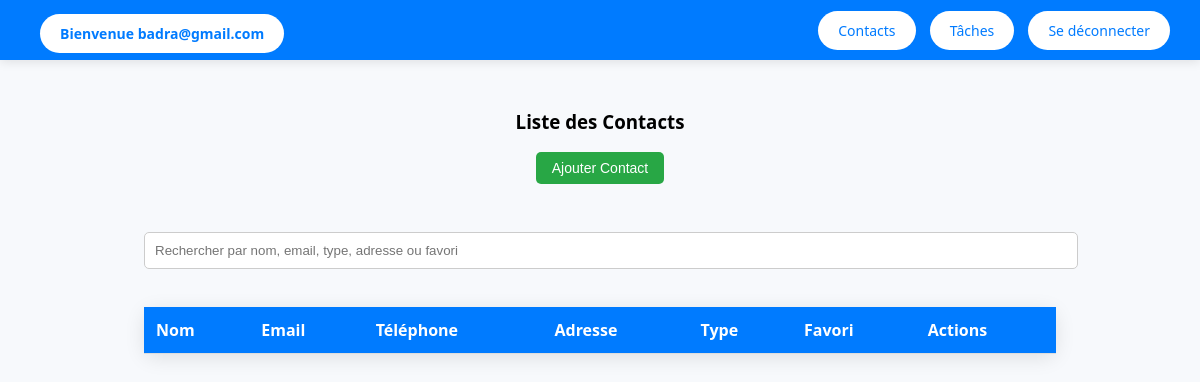
The app's page /contacts (signed in), older data.
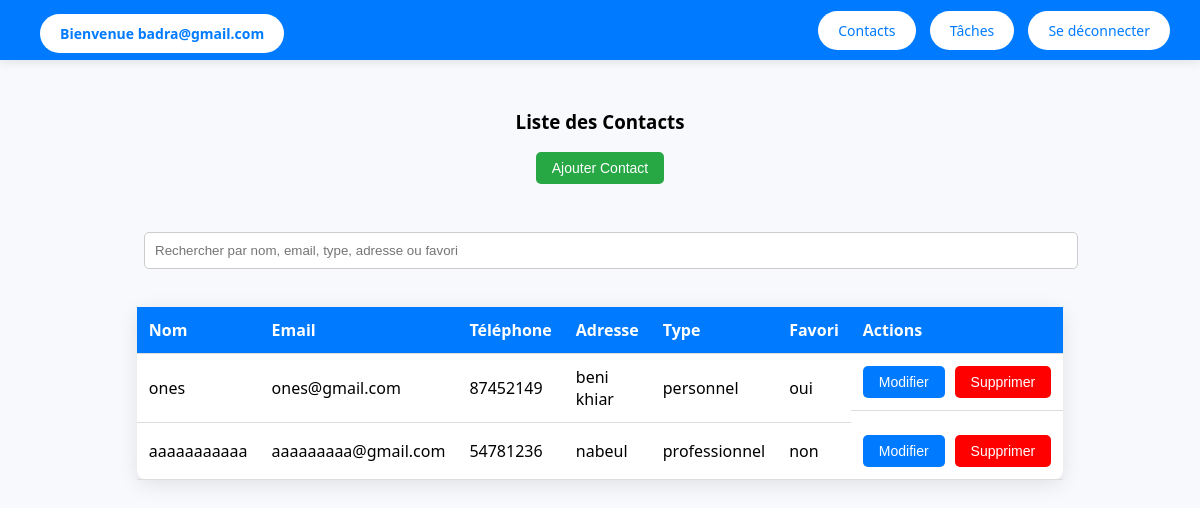
The same page, newer data.
### tables this page shows
CREATE TABLE contacts (
    idContact INTEGER PRIMARY KEY AUTOINCREMENT,
    nom TEXT NOT NULL unique,
    telephone TEXT NOT NULL unique,
    email TEXT NOT NULL unique,
    adresse TEXT,
    type TEXT CHECK(type IN ('professionnel', 'personnel')),
    favori BOOLEAN DEFAULT 0,
    idUtilisateur INTEGER,
    FOREIGN KEY (idUtilisateur) REFERENCES utilisateurs(idUtilisateur)
);

### app.py (the view)
@app.route("/contacts")
def contacts():
    if "utilisateur_id" not in session:
        return redirect("/login")
    utilisateur_id = session["utilisateur_id"]
    conn = get_db_connection()
    contacts = conn.execute(
        "SELECT * FROM contacts WHERE idUtilisateur = ?",
        (utilisateur_id,)
    ).fetchall()
    nb_personnels = conn.execute(
        "SELECT COUNT(*) FROM contacts WHERE idUtilisateur = ? AND type = 'personnel'",
        (utilisateur_id,)
    ).fetchone()[0]
    nb_professionnels = conn.execute(
        "SELECT COUNT(*) FROM contacts WHERE idUtilisateur = ? AND type = 'professionnel'",
        (utilisateur_id,)
    ).fetchone()[0]
    conn.close()
    return render_template(
        "contacts.html",
        email=session["email"],
        contacts=contacts,
        nb_contacts_personnels=nb_personnels,
        nb_contacts_professionnels=nb_professionnels,
        nb_contacts_total=nb_personnels + nb_professionnels
    )

### app.py (called while the page is built)
def get_db_connection():
    conn = sqlite3.connect("carnet_contactsN.db")
    conn.row_factory = sqlite3.Row
    return conn

### templates/contacts.html (shortened to what this page needs)
<!DOCTYPE html>
<html lang="fr">
<head>
</head>
<body>
    <div class="navbar">
        <h2><a href="/dashboard">Bienvenue {{ email }}</a></h2>
        <div>
            <a href="/contacts">Contacts</a>
            <a href="/taches">Tâches</a>
            <a href="/logout">Se déconnecter</a>
        </div>
    </div>
    <div class="main-content">
        <h3>Liste des Contacts</h3>
        <button class="btn add-contact-btn" id="addContactBtn">Ajouter Contact</button>
<div style="margin-top: 20px; width: 80%;">
    <input type="text" id="searchInput" placeholder="Rechercher par nom, email, type, adresse ou favori" style="width: 100%; padding: 10px; border-radius: 5px; border: 1px solid #ccc;">
</div>
        <table>
            <thead>
                <tr>
                    <th>Nom</th>
                    <th>Email</th>
                    <th>Téléphone</th>
                    <th>Adresse</th>
                    <th>Type</th>
                    <th>Favori</th>
                    <th>Actions</th>
                </tr>
            </thead>
            <tbody>
                {% for contact in contacts %}
                    <tr>
                        <td>{{ contact.nom }}</td>
                        <td>{{ contact.email }}</td>
                        <td>{{ contact.telephone }}</td>
                        <td>{{ contact.adresse }}</td>
                        <td>{{ contact.type }}</td>
                        <td>{{ contact.favori }}</td>
                        <td class="action-buttons">
                            <button class="btn" onclick="ouvrirFormulaireModification('{{ contact.idContact }}', '{{ contact.nom }}', '{{ contact.email }}', '{{ contact.telephone }}', '{{ contact.adresse }}', '{{ contact.type }}', '{{ contact.favori }}')">Modifier</button>
                          <button class="btn btn-danger" onclick="confirmerSuppression('{{ contact.idContact }}', '{{ contact.nom }}')">Supprimer</button>
                        </td>
                    </tr>
                {% endfor %}
            </tbody>
        </table>
    </div>
</body>
</html>

Row changes from the older to the newer data that the page shows:
added contacts: nom "ones", email "ones@gmail.com", telephone "87452149", adresse "beni khiar", type "personnel", favori "oui"
added contacts: nom "aaaaaaaaaaa", email "aaaaaaaaa@gmail.com", telephone "54781236", adresse "nabeul", type "professionnel", favori "non"
